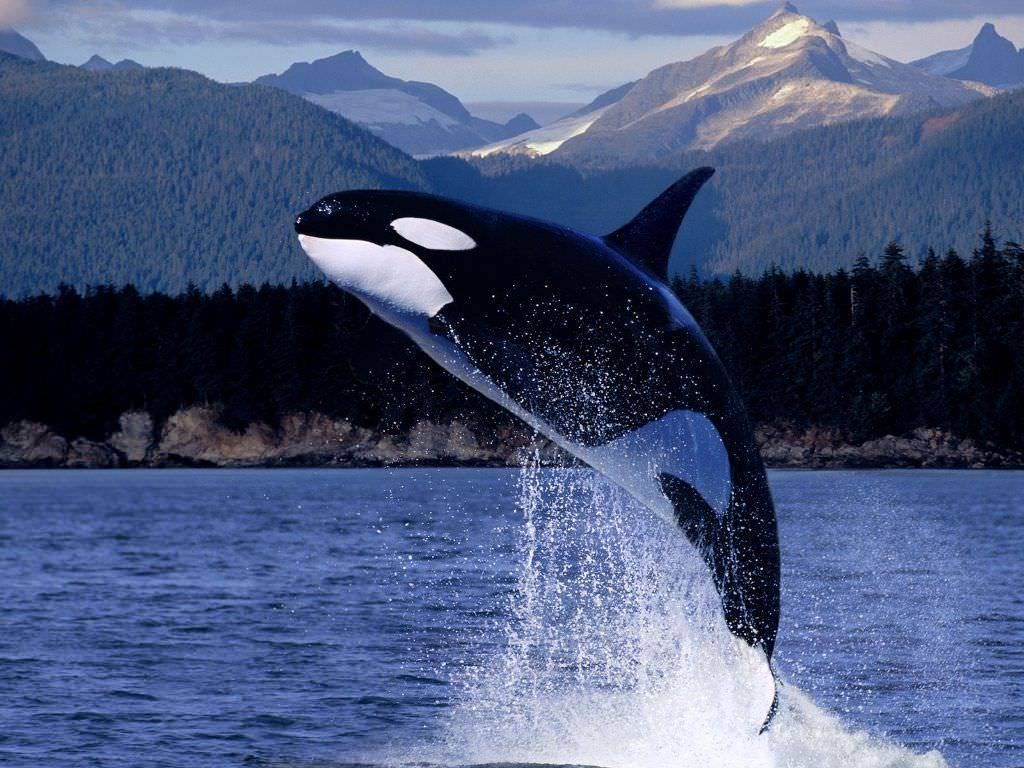
#> input picture HomeWork/dz59/28894474.jpg, 1024 x 768 px
$ jupyter execute dz_59.ipynb   (older library calls are emulated)
#> lines starting #> are read from the running program, lines starting #| are printed output that depends on the picture
### Реалізуйте функцію для зчитування зображення з файлу та його відображення за допомогою бібліотеки OpenCV.

[cell 1]
import cv2
import numpy as np

[cell 2]
def open_image(img_path):
#> called with img_path = '28894474.jpg'
    img = cv2.imread(img_path)
#> img is the input picture: shape (768, 1024, 3); mean B, G, R 124.9, 89, 75.3
    cv2.imshow("image", img)
    cv2.waitKey(0)
    cv2.destroyAllWindows()

open_image("28894474.jpg")

### Реалізуйте фільтр Собеля для зображення та відображіть його результат.

[cell 3]
image = cv2.imread('28894474.jpg', cv2.IMREAD_GRAYSCALE)
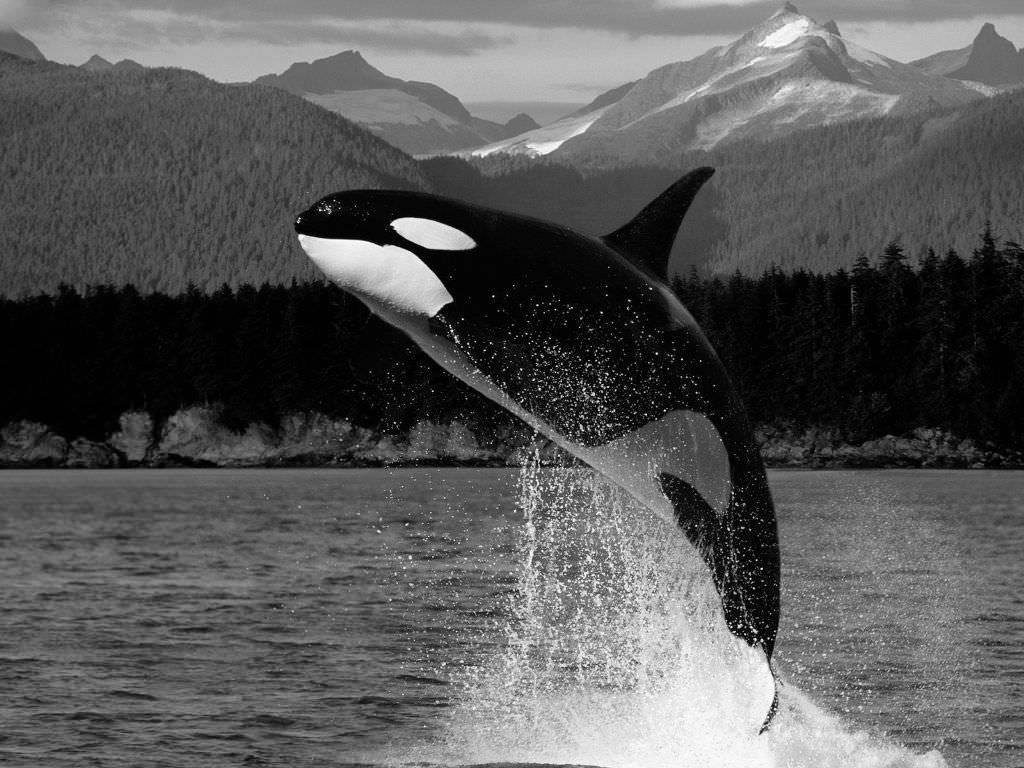
#> image: shape (768, 1024); min 0, max 255, mean 88.9

sobel_x = cv2.Sobel(image, cv2.CV_64F, 1, 0, ksize=5)
sobel_y = cv2.Sobel(image, cv2.CV_64F, 0, 1, ksize=5)
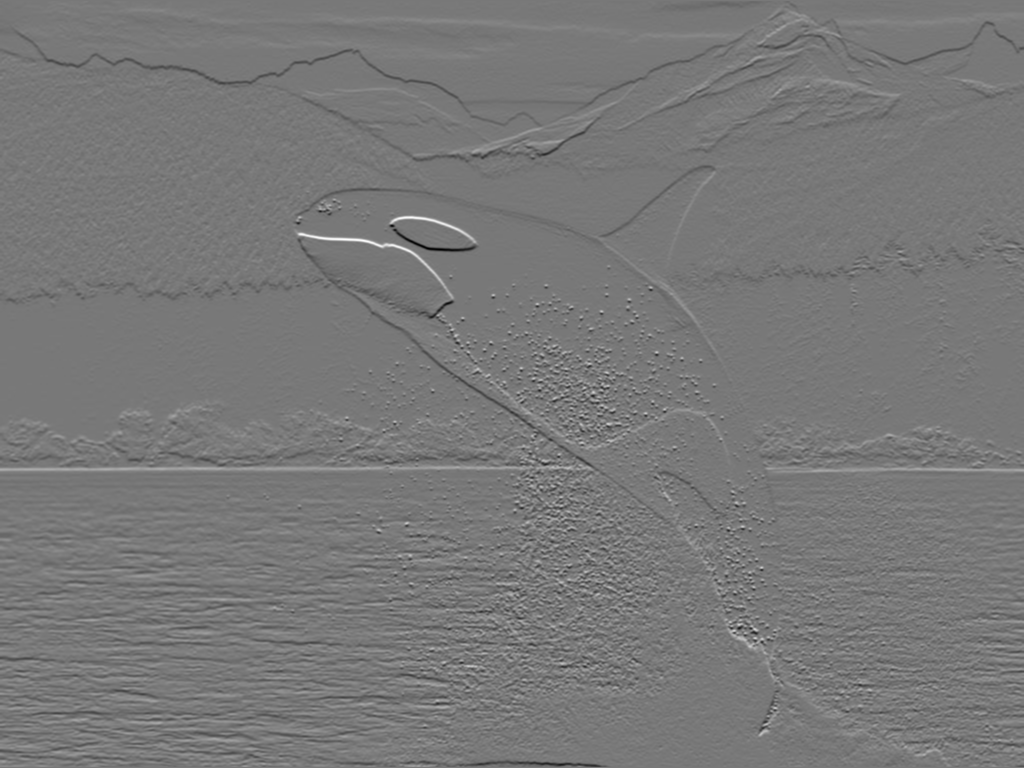
#> sobel_y: shape (768, 1024) float64; min -10104, max 11261, mean -0.3; drawn with min black and max white

sobel_x = cv2.convertScaleAbs(sobel_x)
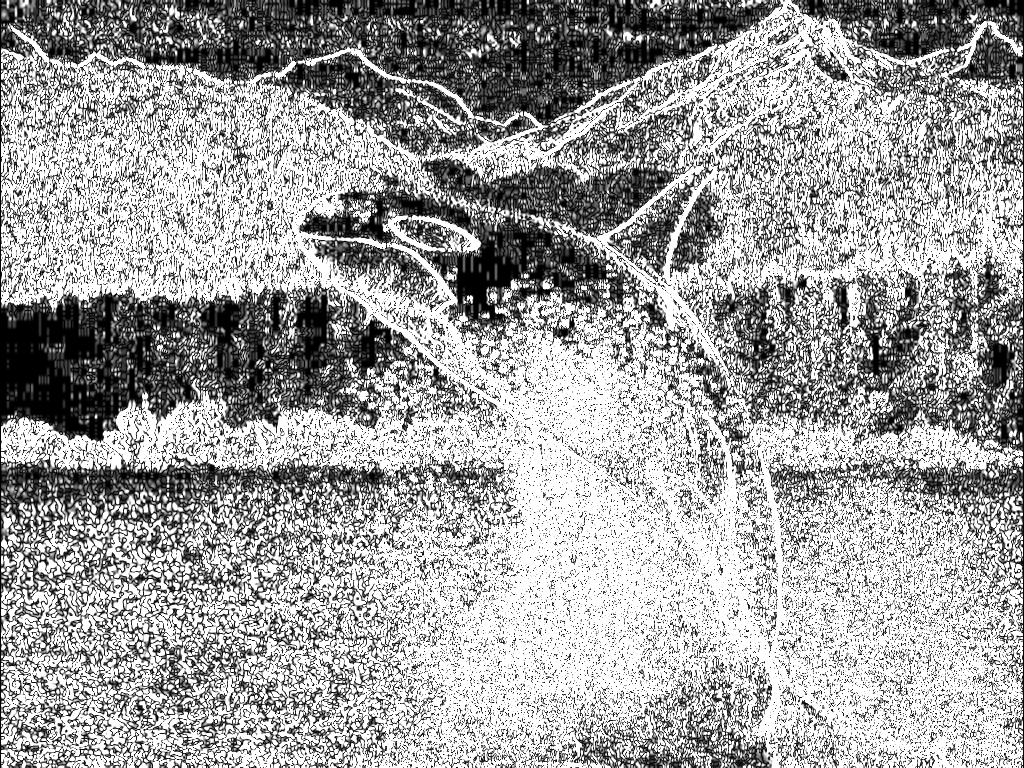
#> sobel_x: shape (768, 1024); min 0, max 255, mean 160.5
sobel_y = cv2.convertScaleAbs(sobel_y)
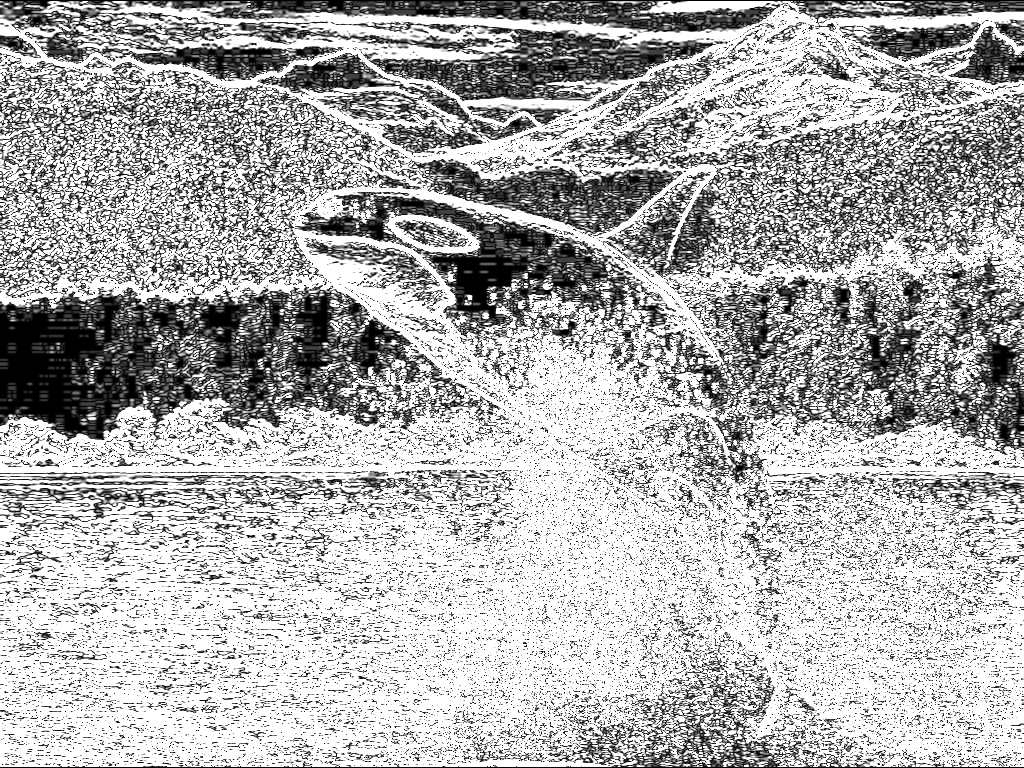
#> sobel_y: shape (768, 1024); min 0, max 255, mean 176.5

sobel_combined = cv2.addWeighted(sobel_x, 0.5, sobel_y, 0.5, 0)
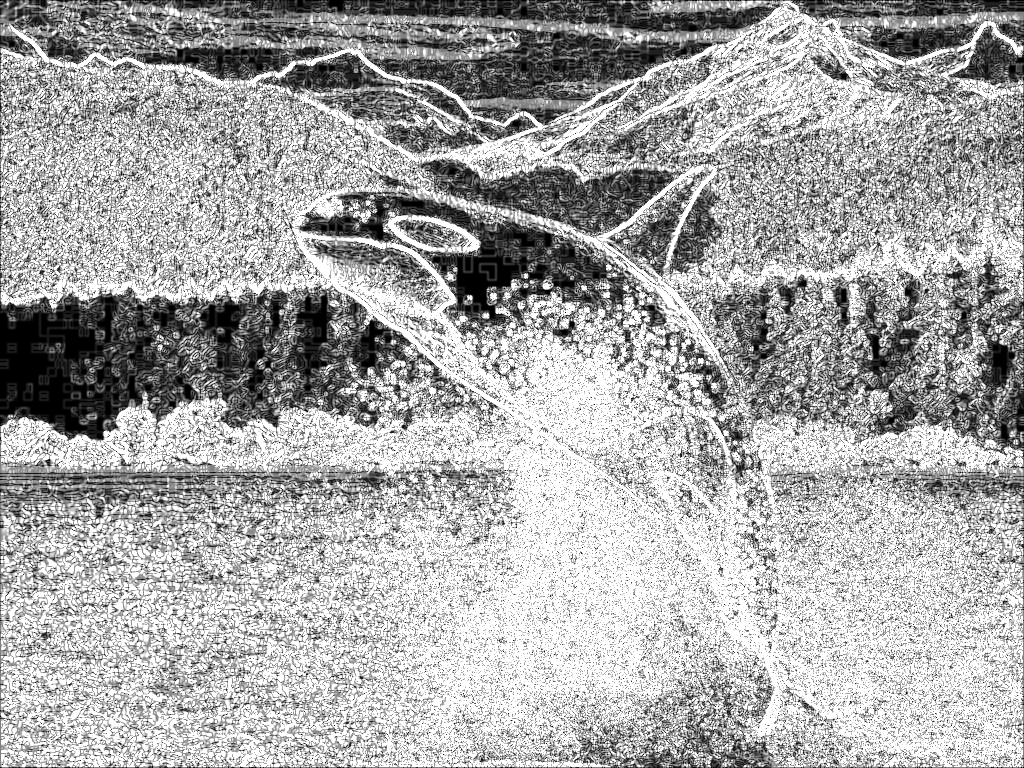
#> sobel_combined: shape (768, 1024); min 0, max 255, mean 168.5

cv2.imshow('Original Image', image)
cv2.imshow('Sobel Filtered Image', sobel_combined)
cv2.waitKey(0)
cv2.destroyAllWindows()

### Реалізуйте медіанний фільтр для зображення та відображіть його результат.

[cell 4]
image = cv2.imread('28894474.jpg', cv2.IMREAD_GRAYSCALE)

median_filtered = cv2.medianBlur(image, 5)

cv2.imshow('Original Image', image)
cv2.imshow('Median Filtered Image', median_filtered)
cv2.waitKey(0)
cv2.destroyAllWindows()
